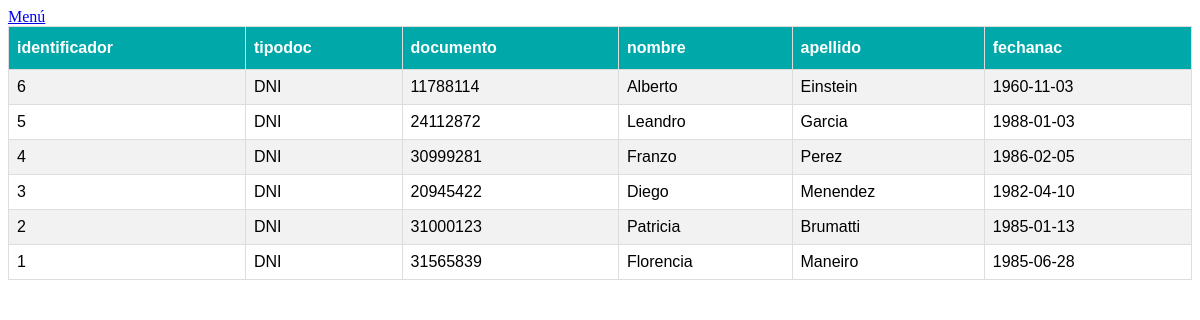
/vistas/vistaPersona.php, run on the app's committed database.
### tables this page shows
CREATE TABLE persona (
    identificador  integer PRIMARY KEY NOT NULL,
    tipodoc        char(5) NOT NULL,
    documento 	    bigint NOT NULL,    
    nombre       varchar(40) NOT NULL,
    apellido       varchar(40) NOT NULL,
    fechanac		date NOT NULL
);

### vistas/vistaPersona.php (the view, shortened to what this page needs)
<?php
	include __DIR__ . '/../head.php';
?>
<body>
	<div id="cards" class="cards">
		<a href="../index.php">Menú</a><br>
		<?php
			$tableName = 'persona';
			$primerColumna = 'identificador';
			include __DIR__ . "/../defines.php";
			$sql = "SHOW COLUMNS FROM $tableName";
			$result = mysqli_query($mysqli, $sql);
			while($x = mysqli_fetch_assoc($result)){
				$fields[] = $x['Field'];
			}
			echo "<table id='tablaDatos'><tr>";
			foreach($fields as $f){
				echo "<th>$f</th>";
			}
			echo "</tr>";
			$sql = "SELECT * FROM $tableName ORDER BY $primerColumna DESC";
			if ($result=mysqli_query($mysqli,$sql))
			{
				while ($row=mysqli_fetch_row($result))
				{
					echo "<tr>";
					foreach($row as $key => $value){
						echo "<td>$value</td>";
					}
					echo "</tr>";
				}
			}else{
				echo $result->$error;
			}
			echo "</table>";
		?>
	</div>
</body>
</html>

### css/style.css (style rules this page uses)
#tablaDatos { font-family: "Trebuchet MS", Arial, Helvetica, sans-serif; border-collapse: collapse; width: 100%; }
#tablaDatos td, #tablaDatos th { border: 1px solid #ddd; padding: 8px; }
#tablaDatos tr:nth-child(even) { background-color: #f2f2f2; }
#tablaDatos th { padding-top: 12px; padding-bottom: 12px; text-align: left; background-color: #00A8A9; color: white; }

### data on the page
persona: identificador "6", tipodoc "DNI", documento "11788114", nombre "Alberto", apellido "Einstein", fechanac "1960-11-03"
persona: identificador "5", tipodoc "DNI", documento "24112872", nombre "Leandro", apellido "Garcia", fechanac "1988-01-03"
persona: identificador "4", tipodoc "DNI", documento "30999281", nombre "Franzo", apellido "Perez", fechanac "1986-02-05"
persona: identificador "3", tipodoc "DNI", documento "20945422", nombre "Diego", apellido "Menendez", fechanac "1982-04-10"
persona: identificador "2", tipodoc "DNI", documento "31000123", nombre "Patricia", apellido "Brumatti", fechanac "1985-01-13"
persona: identificador "1", tipodoc "DNI", documento "31565839", nombre "Florencia", apellido "Maneiro", fechanac "1985-06-28"

### other printed values
$f "identificador"
$f "tipodoc"
$f "documento"
$f "nombre"
$f "apellido"
$f "fechanac"
